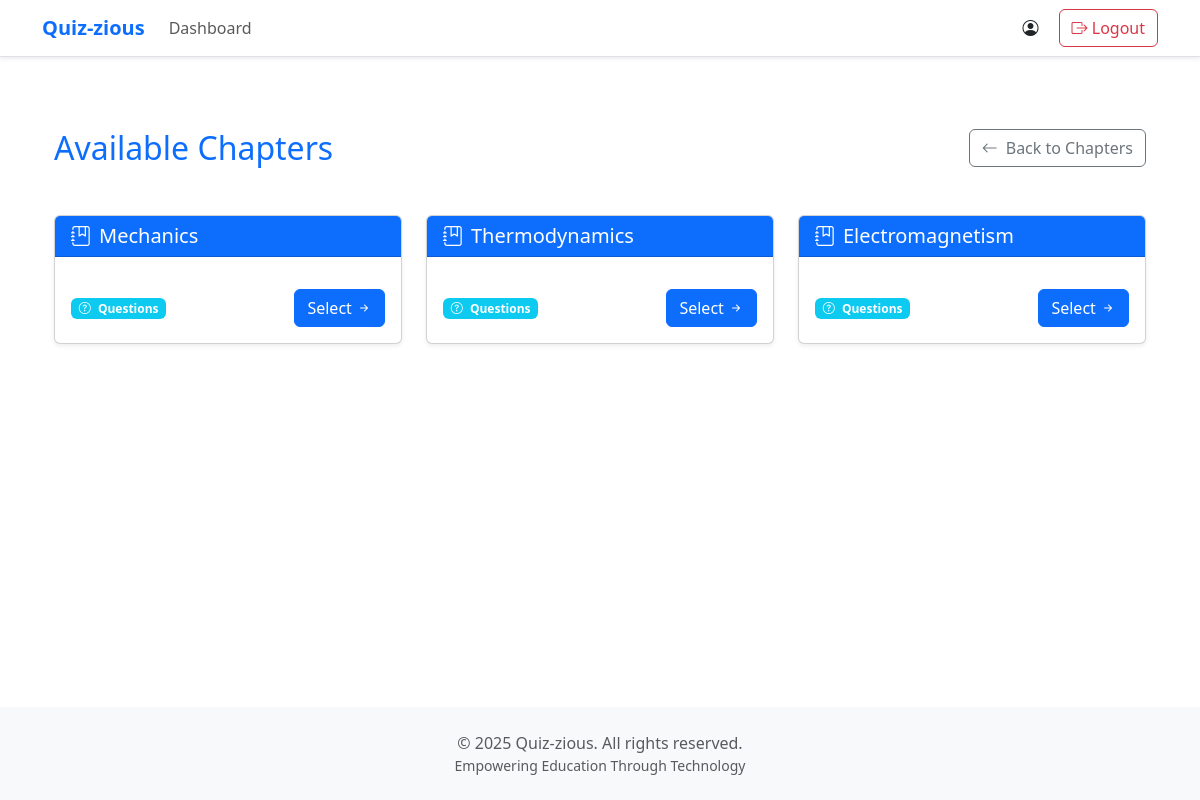
The app's page /quiz/select-chapter/1 with its own data.
### tables this page shows
CREATE TABLE chapters (
            id INTEGER PRIMARY KEY AUTOINCREMENT,
            subject_id INTEGER,
            name TEXT NOT NULL,
            description TEXT,
            additional_fields TEXT,
            FOREIGN KEY (subject_id) REFERENCES subjects (id)
        );

### app.py (the view)
@app.route('/quiz/select-chapter/<int:subject_id>', methods=['GET'])
def get_chapters(subject_id):
    conn = sqlite3.connect('database.db')
    cursor = conn.cursor()
    cursor.execute("SELECT id, name FROM chapters WHERE subject_id=?", (subject_id,))
    chapters = cursor.fetchall()
    conn.close()
    return render_template('select_chapter.html', chapters=chapters)

### templates/select_chapter.html (shortened to what this page needs)
{% extends "base.html" %}
{% block content %}
<div class="container py-5">
    <div class="d-flex justify-content-between align-items-center mb-5">
        <h2 class="text-primary mb-0">Available Chapters</h2>
        <a href="/admin/chapter" class="btn btn-outline-secondary">
            <i class="bi bi-arrow-left me-2"></i>Back to Chapters
        </a>
    </div>
    <div class="row row-cols-1 row-cols-md-2 row-cols-lg-3 g-4">
        {% for chapter in chapters %}
        <div class="col">
            <div class="card h-100 shadow-sm hover-shadow transition-all">
                <div class="card-header bg-primary text-white">
                    <h5 class="card-title mb-0">
                        <i class="bi bi-journal-bookmark me-2"></i>{{ chapter[1] }}
                    </h5>
                </div>
                <div class="card-body">
                    <div class="d-flex justify-content-between align-items-center mt-auto">
                        <span class="badge bg-info">
                            <i class="bi bi-question-circle me-1"></i>{{ chapter[3] }} Questions
                        </span>
                        <a href="/quiz/quiz/{{ chapter[0] }}" class="btn btn-primary">
                            Select <i class="bi bi-arrow-right-short"></i>
                        </a>
                    </div>
                </div>
            </div>
        </div>
        {% endfor %}
    </div>
</div>
{% endblock %}

### records on screen
chapters: name "Mechanics"
chapters: name "Thermodynamics"
chapters: name "Electromagnetism"
